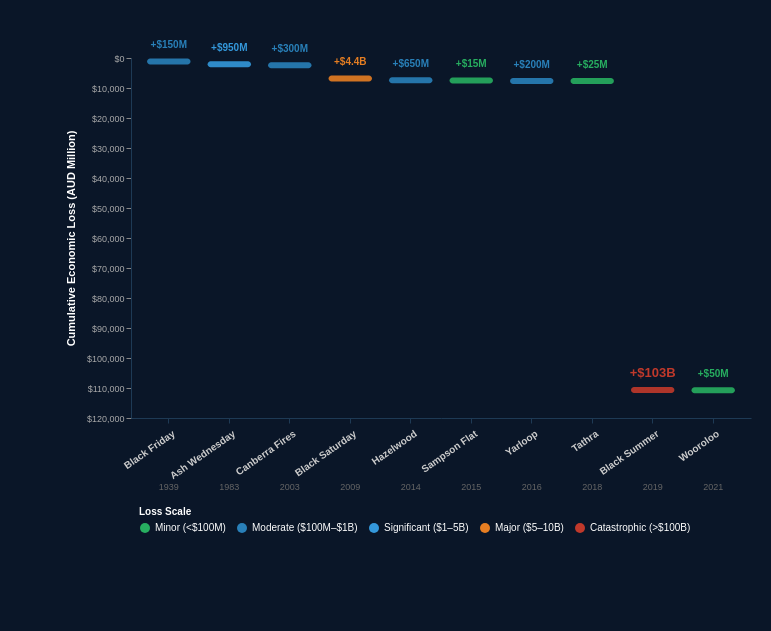

The specification (Vega-Lite) saved for this image:
### Vega specification from a JSON file in a GitHub repository (floating-point values rounded to 4 significant figures)
{"$schema": "https://vega.github.io/schema/vega/v5.json", "width": 620, "height": 360, "padding": {"left": 65, "right": 20, "top": 40, "bottom": 90}, "background": "#0a1628", "data": [{"name": "source", "values": [{"event": "Black Friday", "year": "1939", "loss": 150, "prev": 0, "cumulative": 150, "change": "+$150M", "type": "small"}, {"event": "Ash Wednesday", "year": "1983", "loss": 950, "prev": 150, "cumulative": 1100, "change": "+$950M", "type": "medium"}, {"event": "Canberra Fires", "year": "2003", "loss": 300, "prev": 1100, "cumulative": 1400, "change": "+$300M", "type": "small"}, {"event": "Black Saturday", "year": "2009", "loss": 4400, "prev": 1400, "cumulative": 5800, "change": "+$4.4B", "type": "large"}, {"event": "Hazelwood", "year": "2014", "loss": 650, "prev": 5800, "cumulative": 6450, "change": "+$650M", "type": "small"}, {"event": "Sampson Flat", "year": "2015", "loss": 15, "prev": 6450, "cumulative": 6465, "change": "+$15M", "type": "tiny"}, {"event": "Yarloop", "year": "2016", "loss": 200, "prev": 6465, "cumulative": 6665, "change": "+$200M", "type": "small"}, {"event": "Tathra", "year": "2018", "loss": 25, "prev": 6665, "cumulative": 6690, "change": "+$25M", "type": "tiny"}, {"event": "Black Summer", "year": "2019", "loss": 103000, "prev": 6690, "cumulative": 109690, "change": "+$103B", "type": "extreme"}, {"event": "Wooroloo", "year": "2021", "loss": 50, "prev": 109690, "cumulative": 109740, "change": "+$50M", "type": "tiny"}]}], "scales": [{"name": "x", "type": "band", "domain": {"data": "source", "field": "event"}, "range": "width", "padding": 0.25}, {"name": "y", "type": "linear", "domain": [0, 115000], "range": "height", "reverse": true, "nice": true}, {"name": "color", "type": "ordinal", "domain": ["tiny", "small", "medium", "large", "extreme"], "range": ["#27AE60", "#2980B9", "#3498DB", "#E67E22", "#C0392B"]}], "axes": [{"orient": "bottom", "scale": "x", "labelColor": "#cccccc", "labelFontSize": 10, "labelFontWeight": "bold", "domainColor": "#1e3a55", "tickColor": "#1e3a55", "encode": {"labels": {"update": {"angle": {"value": -35}, "align": {"value": "right"}, "dy": {"value": 4}}}}}, {"orient": "left", "scale": "y", "labelColor": "#aaaaaa", "labelFontSize": 9, "domainColor": "#1e3a55", "gridColor": "#1a2a3a", "gridDash": [3, 3], "title": "Cumulative Economic Loss (AUD Million)", "titleColor": "#ffffff", "titleFontSize": 11, "titlePadding": 10, "format": "$,.0f"}], "marks": [{"type": "rect", "from": {"data": "source"}, "encode": {"enter": {"x": {"scale": "x", "field": "event", "offset": 1}, "width": {"scale": "x", "band": 1, "offset": -2}, "fill": {"scale": "color", "field": "type"}, "opacity": {"value": 0.9}, "cornerRadius": {"value": 3}, "tooltip": {"signal": "{'Event': datum.event + ' (' + datum.year + ')', 'Added Loss': datum.change, 'Running Total': '$' + format(datum.cumulative, ',.0f') + 'M'}"}}, "update": {"y": {"scale": "y", "field": "cumulative"}, "y2": {"signal": "max(scale('y', datum.prev), scale('y', datum.cumulative) + 6)"}}, "hover": {"opacity": {"value": 1}}}}, {"type": "text", "from": {"data": "source"}, "encode": {"enter": {"x": {"signal": "scale('x', datum.event) + bandwidth('x') / 2"}, "align": {"value": "center"}, "fill": {"scale": "color", "field": "type"}, "fontSize": {"signal": "datum.type === 'extreme' ? 13 : 10"}, "fontWeight": {"value": "bold"}, "text": {"field": "change"}}, "update": {"y": {"scale": "y", "field": "cumulative", "offset": -10}}}}, {"type": "text", "from": {"data": "source"}, "encode": {"enter": {"x": {"signal": "scale('x', datum.event) + bandwidth('x') / 2"}, "align": {"value": "center"}, "fill": {"value": "#666666"}, "fontSize": {"value": 9}, "text": {"field": "year"}}, "update": {"y": {"signal": "height + 72"}}}}], "legends": [{"fill": "color", "orient": "bottom", "direction": "horizontal", "labelColor": "#ffffff", "titleColor": "#ffffff", "labelFontSize": 10, "title": "Loss Scale", "titleFontSize": 10, "padding": 8, "encode": {"labels": {"update": {"text": {"signal": "datum.value === 'tiny' ? 'Minor (<$100M)' : datum.value === 'small' ? 'Moderate ($100M–$1B)' : datum.value === 'medium' ? 'Significant ($1–5B)' : datum.value === 'large' ? 'Major ($5–10B)' : 'Catastrophic (>$100B)'"}}}}}]}
